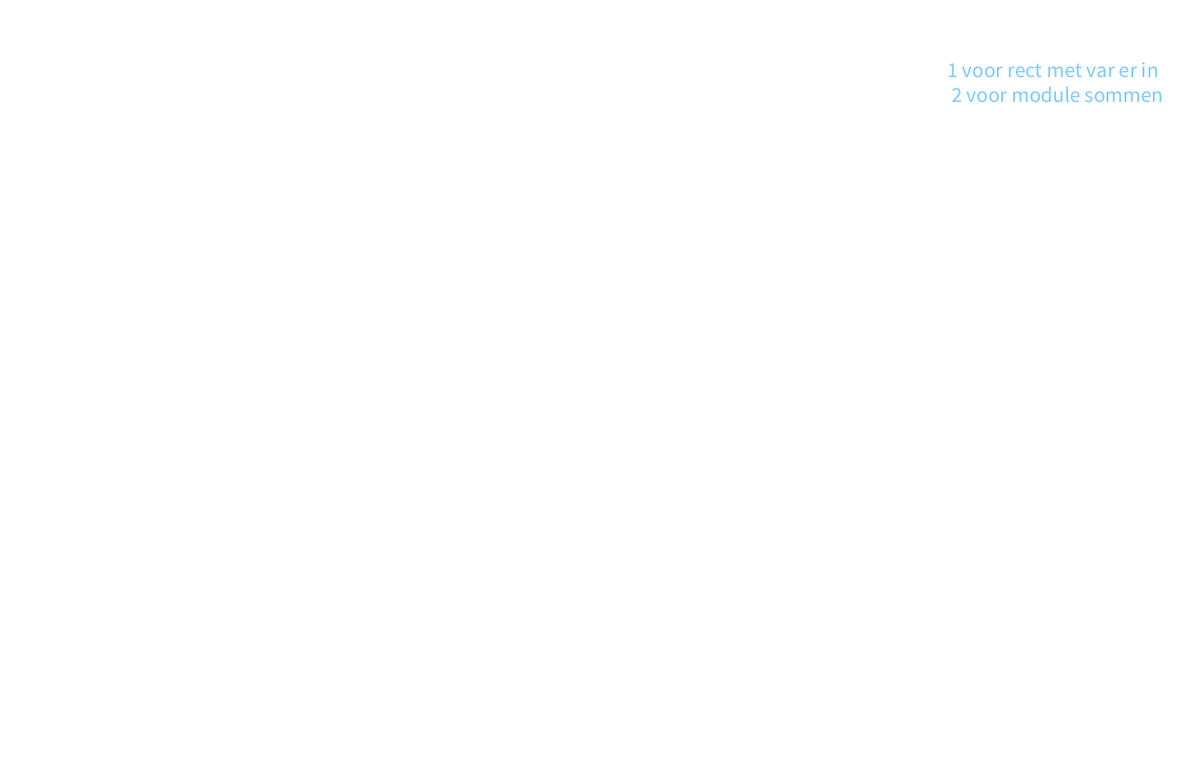
Frame 1 (no input)
Frame 60 (the mouse pressed at the canvas centre just before this capture): identical to frame 1, image omitted
Frame 120 (the mouse held since frame 60 and released just before this capture): identical to frame 1, image omitted

The Processing sketch that drew this single still picture (run headless with seeded random() and noise(); from frame 60 on, the mouse is pressed at the canvas centre):

// Processing sketch: les_4
// ── les_4.pde
int opdracht = 0;
int rectX = 100;
int rectY = 100;
int antY = 300;
int numY = 70;
int rectWidth = 60;
int rectHeight = 60;
int som1 = 15%2;
int som2 = 31%3;
int som3 = 10%5;
int som4 = 38%4;
String antwoord1 = str(som1);
String antwoord2 = str(som2);
String antwoord3 = str(som3);
String antwoord4 = str(som4);

void setup(){
size(1400,900);
background(255,255,255);
}
void draw(){
  background(255,255,255);

  switch(opdracht){
    case 1:
      varRect();
      break;
    case 2:
      modulo();
      break;
  }



  if(key ==  '1'){
    opdracht = 1;
  }
  if(key ==  '2'){
    opdracht = 2;
  }


  textSize(25);
  fill(124,203,255);
  text("1 voor rect met var er in\n 2 voor module sommen \n",width - 295,90);

}

void varRect(){
  fill(rectX,rectY/4,rectWidth/2);
  rect(rectX,rectY,rectWidth,rectHeight);
}

void modulo(){
  textSize(40);
  fill((rectWidth*rectX)%2,133,(rectWidth*rectX)%14);
  text("15 % 2 = " + antwoord1,rectX+rectWidth,antY + numY);
  fill(239,133,(rectWidth*rectX)%14);
  text("31 % 3 = " + antwoord2,rectX+rectWidth,antY + numY*2);
  fill((rectWidth*rectX)%2,133,203);
  text("10 % 5 = " + antwoord3,rectX+rectWidth,antY + numY*3);
  fill(240,29,203);
  text("38 % 4 = " + antwoord4,rectX+rectWidth,antY + numY*4);
}
